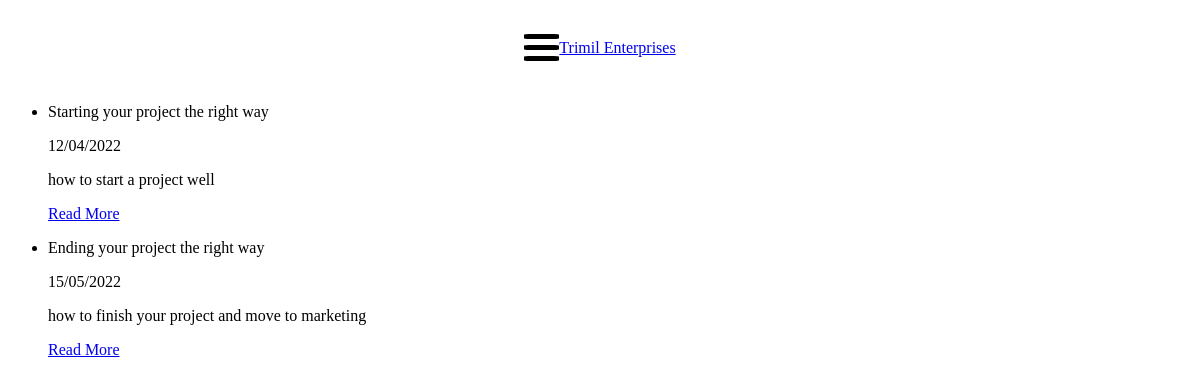
/blog, run on an earlier commit of the app's database.
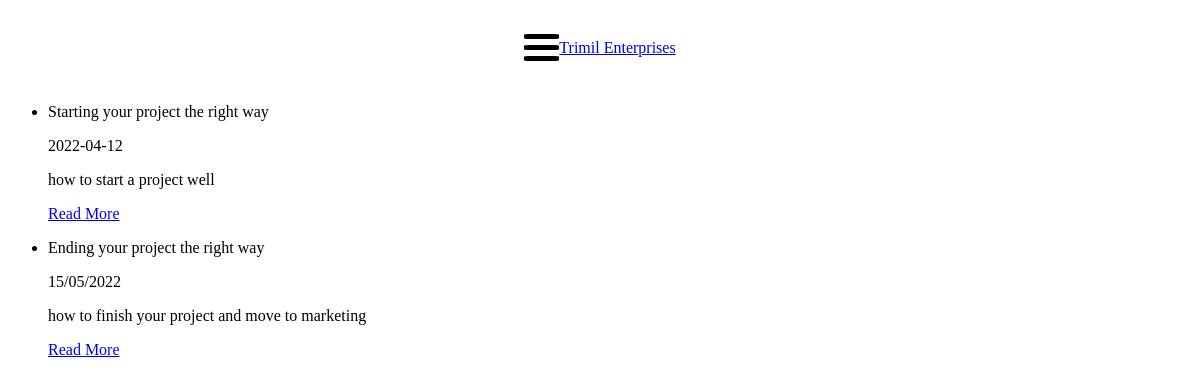
And on a later commit of the database.
### tables this page shows
CREATE TABLE BlogPosts (ID INTEGER PRIMARY KEY AUTOINCREMENT NOT NULL, Title TEXT, Date DATE, Summary TEXT, Content TEXT);

### app.py (the view)
@app.route("/blog",methods=["GET","POST"])
def blog():
  conn=get_database_connection()
  posts = conn.execute("SELECT * FROM BlogPosts").fetchall()
  conn.close()
  return render_template("blog-home.html", posts = posts )

### database_funtions.py (called while the page is built)
def get_database_connection():
  conn = sql.connect('TrimilEnterprises.db')
  conn.row_factory = sql.Row
  return conn

### templates/blog-home.html
{% extends "layout.html"%}
{% block body %}
<ul>
  {% for post in posts %}
  <li class="blog-post">
    <p class="blog-post-title">{{post.title}}</p>
    <p class="blog-post-date">{{post.date}}</p>
    <P class="blog-post-summary">{{post.summary}}</P>
    <a href="/blog/{{post.id}}">Read More</a>
  </li>
  {% endfor %}
</ul>
{% endblock %}

### templates/layout.html (shortened to what this page needs)
<!DOCTYPE html>
<html lang="en">
  <head>
  </head>
  <body>
    <div id="mainContent">
      <div id="header" >
        <div id="menu-container" onclick="openNav()">
          <div class="bar1"></div>
          <div class="bar2"></div>
          <div class="bar3"></div>
        </div>
        <a href="/" id="business-name">Trimil Enterprises</a>
      </div>
    </div>
    <div id="body">
      {% block body %}
      {% endblock %}
    </div>
  <link rel="stylesheet" href="{{ url_for('static', filename='styles/styles.css') }}">
  </body>
</html>

### static/styles/styles.css (style rules this page uses)
:root { --blue: #2E5073; --white: #FFFFFF; --grey: #c5c4c4; }
#mainContent { transition: margin-left .5s; padding: 20px; }
.bar1, .bar2, .bar3 { width: 35px; height: 5px; background-color: rgb(0, 0, 0); margin: 6px 0; transition: 0.4s; border-radius: 15%; }
#business-name { display: inline; }
#header { text-align: center; display: flex; flex-direction: row; align-items: center; justify-content: center; max-width: 1920px; position:relative; color: var(--blue); }
* { box-sizing:border-box }

What changed in the data, as far as the page shows it:
changed BlogPosts "Starting your project the right way": date "12/04/2022" → "2022-04-12"
